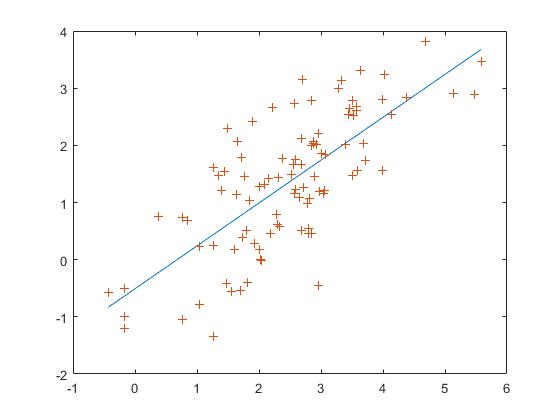
#> input picture Some_Data_Analysis_Algorithms/Online_Regression/1.jpg, 560 x 420 px, given in place of 3.mp4, which was not available
$ python Video_Shot_Detection_using_ECR.py   (Python 2 division)   (older library calls are emulated)
#> lines starting #> are read from the running program, lines starting #| are printed output that depends on the picture; after the words box and inside, x2 and y2 are one past the last pixel; in counts of white or black regions, pixels touching at a corner belong together; pictures that were not available may be replaced by others from this repository, and a replacement may not be noted
#> further down, frame_f is the input picture: shape (420, 560, 3); mean B, G, R 251, 251.4, 251.7
# Reference : "Automatic shot boundary detection combining color, edge, and motion features of adjacent frames" paper
#             by A. Jacobs, A. Miene, G. T. Ioannidis, and O. Herzog

import sys
import cv2
import numpy as np

def ECR(frame, prev_frame, width, height, crop=True, dilate_rate = 3):

# Returns the edge-change-ratio
# The crop parameter can help you to reduce noises (e.g. subtitiles),
# the dilate_rate parameter controls the distance of the pixels between the frame
# and prev_frame

# Note : For videos 1.avi and 2.mp4, keep k = 10, dilate_rate = 5, crop = False

#> called with width = 560, height = 420, crop = True, dilate_rate = 3
    safe_div = lambda x,y: 0 if y == 0 else x / y
    if crop:
        startY = int(height * 0.3)
        endY = int(height * 0.8)
        startX = int(width * 0.3)
        endX = int(width * 0.8)
        frame = frame[startY:endY, startX:endX]
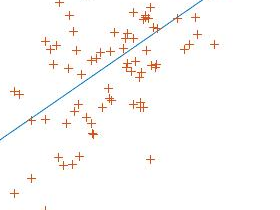
#> frame: shape (210, 280, 3); mean of channels 0, 1, 2 249.1, 250.4, 251.4; drawn as B, G, R
        prev_frame = prev_frame[startY:endY, startX:endX]

    gray_image = cv2.cvtColor(frame, cv2.COLOR_BGR2GRAY)
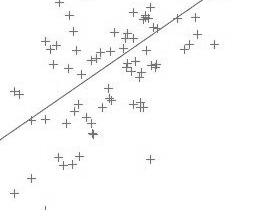
#> gray_image: shape (210, 280); min 67, max 255, mean 250.5
    edge = cv2.Canny(gray_image, 0, 200)
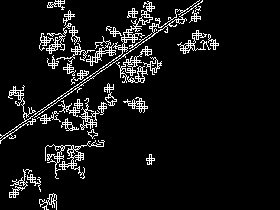
#> edge: shape (210, 280); 7.7% white in thin lines or dots, all inside (x1, y1, x2, y2) = (0, 0, 219, 210)
    dilated = cv2.dilate(edge, np.ones((dilate_rate, dilate_rate)))
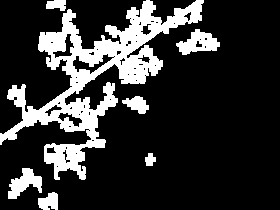
#> dilated: shape (210, 280); 19.7% white; 7 white regions, largest, box (x1, y1, x2, y2) and area: (0, 0, 204, 180) 9567, (176, 29, 220, 55) 625, (8, 168, 42, 199) 561
    inverted = (255 - dilated)
    gray_image2 = cv2.cvtColor(prev_frame, cv2.COLOR_BGR2GRAY)
    edge2 = cv2.Canny(gray_image2, 0, 200)
    dilated2 = cv2.dilate(edge2, np.ones((dilate_rate, dilate_rate)))
    inverted2 = (255 - dilated2)
    log_and1 = (edge2 & inverted)
#> log_and1: shape (210, 280); every value is 0
    log_and2 = (edge & inverted2)
    pixels_sum_new = np.sum(edge)
#> pixels_sum_new = 1147245
    pixels_sum_old = np.sum(edge2)
#> pixels_sum_old = 1147245
    out_pixels = np.sum(log_and1)
#> out_pixels = 0
    in_pixels = np.sum(log_and2)
#> in_pixels = 0
    return max(safe_div(float(in_pixels),float(pixels_sum_new)), safe_div(float(out_pixels),float(pixels_sum_old)))


if __name__ == "__main__":

    ecr_list = [] # Stores ECR value between curent and next frame
    list_size = 0 # Stores size of ecr_list

    temp1 = 0
    temp2 = 0
    temp3 = 0
    frame_no = 0

    video_title = "3.mp4" # Enter video name with extension

    file = open("Logs/Log_" + video_title + ".txt","w") # Made to keep watch on the values of variables, so that we can set the threshold properly
    video = cv2.VideoCapture('Videos/' + video_title)
    scale  = video.get(7) # Total frames in video
    print "\nCurrent Video : " + video_title
    print "\nTotal Frames : " + str(scale) + "\n"

    file.write("\nCurrent Video : " + video_title)
    file.write("\nTotal Frames : " + str(scale))

    k = 10
    frame_seq = k + 1

    width = video.get(cv2.cv.CV_CAP_PROP_FRAME_WIDTH)
    height = video.get(cv2.cv.CV_CAP_PROP_FRAME_HEIGHT)
    video.set(3, width)
    video.set(4, height)
    prev_frame = None
    while True:

        print "Current Frame : " + str(frame_seq)

        f = frame_seq # Current frame
        fp = f - 1 # Previous frame
        f_k = f - k
        fp_k = fp - k

        frame_no = f
        video.set(1,frame_no)
        ret, frame_f = video.read()

        frame_no = fp
        video.set(1,frame_no)
        ret, frame_fp = video.read()

        frame_no = f_k
        video.set(1,frame_no)
        ret, frame_f_k = video.read()

        frame_no = fp_k
        video.set(1,frame_no)
        ret, frame_fp_k = video.read()

        temp1 = ECR(frame_f, frame_f_k, width, height)
#> temp1 = 0
        temp2 = ECR(frame_f, frame_fp, width, height)
#> temp2 = 0
        temp3 = ECR(frame_fp, frame_fp_k, width, height)
#> temp3 = 0

        if temp2 != 0:
            r_nearfar = temp1 / temp2
        else:
            r_nearfar = temp1 / 0.001       # Setting
#> r_nearfar = 0

        if temp3 != 0:
            r_farlastfar = temp1 / temp3
        else:
            r_farlastfar = temp1 / 0.001    # Setting
#> r_farlastfar = 0

        file.write("\n\n======="+str(frame_seq)+"=======")
        file.write("\nr_farlastfar : " + str(r_farlastfar))
        file.write(", r_nearfar : " + str(r_nearfar))

        if r_farlastfar > 3.0 or (r_farlastfar > 1.2 and r_nearfar > 2.5): # Threshold : 2.0, 3.0, 3.0 (Initial, Satic) for videos 1.avi and 2.mp4
            cv2.imwrite("Shot_Frames/Shot_Frame_%d.jpg" % frame_seq, frame_f)

        frame_seq = frame_seq + 1

        if frame_seq == scale:
            break

    file.close()
    video.release()

$ run again, on Some_Data_Analysis_Algorithms/Online_Regression/2.jpg
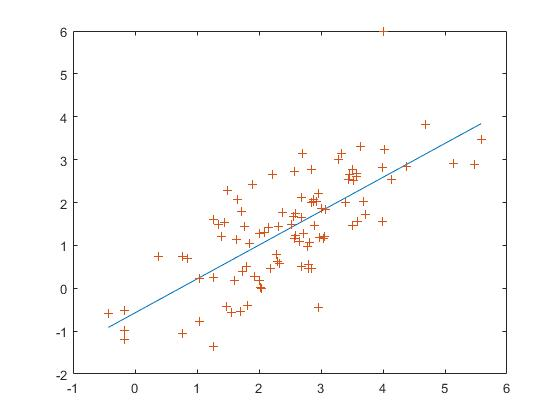
#> input picture Some_Data_Analysis_Algorithms/Online_Regression/2.jpg, 560 x 420 px, given in place of 3.mp4, which was not available
#> frame_f is the input picture: shape (420, 560, 3); mean B, G, R 251, 251.4, 251.7
#> in ECR, `edge = cv2.Canny(gray_image, 0, 200)`:
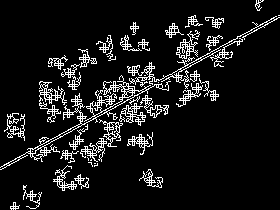
#> edge: shape (210, 280); 9.3% white in thin lines or dots
#> in ECR, `dilated = cv2.dilate(edge, np.ones((dilate_rate, dilate_rate)))`:
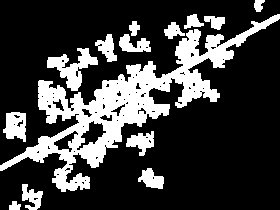
#> dilated: shape (210, 280); 23.9% white; 14 white regions, largest, box (x1, y1, x2, y2) and area: (0, 14, 280, 192) 10128, (47, 48, 98, 91) 887, (3, 112, 26, 142) 504
#> log_and1: shape (210, 280); every value is 0
#> pixels_sum_new = 1391280
#> out_pixels = 0
